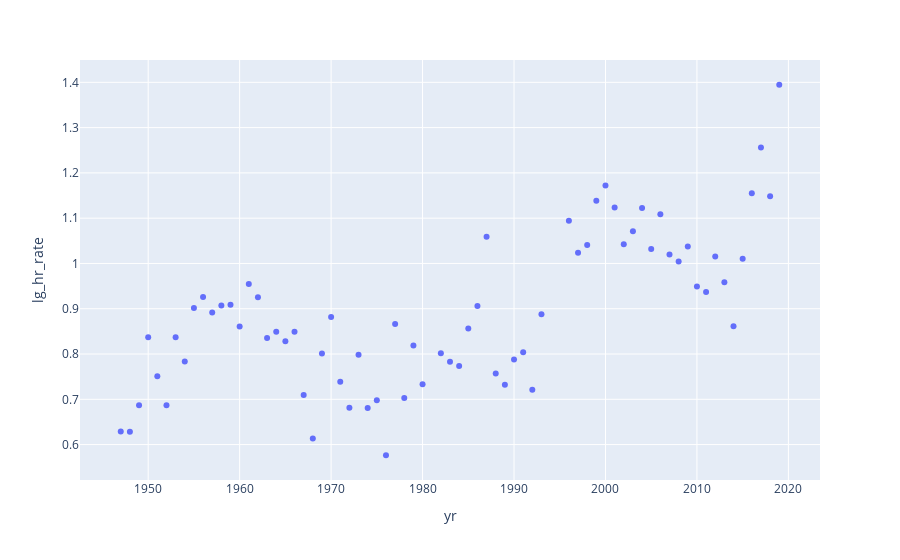

The code cell stored with this chart in its notebook:
### Code cell
px.scatter(years, y='lg_hr_rate')
